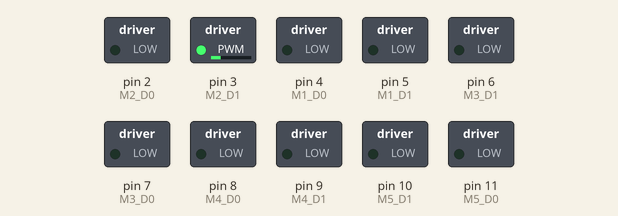
The sketch below on a simulated Arduino Uno, built with avr-gcc and run on an emulated ATmega328P. On the bench: switched loads named in the sketch (green lamp = pin HIGH). Dashed ring = blinking.

Above: at 0.05 s.
Timing chart, 0 to 3.0 s (numbered marks = the images above):
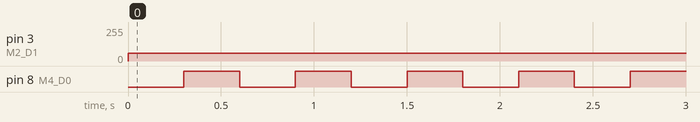

The sketch:

motor2_test.ino
```cpp
//// khai bao cac chan
#define M1_D1 5
#define M1_D0 4

#define M2_D1 3
#define M2_D0 2

#define M3_D1 6
#define M3_D0 7

#define M4_D1 9
#define M4_D0 8

#define M5_D1 10
#define M5_D0 11

char state = 0;
int count = 0;

void setup() {
  // put your setup code here, to run once:

  pinMode(M1_D1, OUTPUT);
  pinMode(M1_D0, OUTPUT);

  pinMode(M2_D1, OUTPUT);
  pinMode(M2_D0, OUTPUT);
//
  pinMode(M3_D1, OUTPUT);
  pinMode(M3_D0, OUTPUT);

  pinMode(M4_D1, OUTPUT);
  pinMode(M4_D0, OUTPUT);

  pinMode(M5_D1, OUTPUT);
  pinMode(M5_D0, OUTPUT);


    // Timer 1
    cli();                                  // tắt ngắt toàn cục

    /* Reset Timer/Counter1 */
    TCCR1A = 0;
    TCCR1B = 0;
    TIMSK1 = 0;

    /* Setup Timer/Counter1 */
    TCCR1B |= (1 << CS11) | (1 << CS10);    // prescale = 64
    TCNT1 = 53035;
    TIMSK1 = (1 << TOIE1);                  // Overflow interrupt enable
    sei();

}

void loop() {
  // put your main code here, to run repeatedly:

  if(state == 0){

    analogWrite(M2_D1, 60);
    digitalWrite(M4_D0, LOW);

  }

  if(state == 1){

    digitalWrite(M4_D0,HIGH);
    analogWrite(M4_D1, (255-60));
  }

}

ISR (TIMER1_OVF_vect)
{
    TCNT1 = 53035;
    count += 1;
    if(count>5){

      state = 1-state;
      count = 0;

    }
}
```

Measured:
- by itself, pin 3 (M2_D1): 0/255 → 60/255 at 0.00 s
- by itself, pin 8 (M4_D0): alternates HIGH for 0.30 s and LOW for 0.30 s
